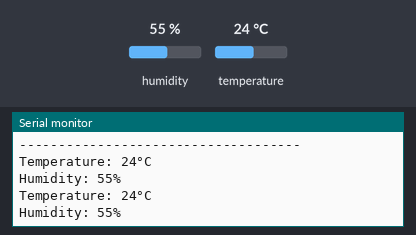
Bench run of a sketch on a simulated Arduino Zero (SAMD21). Parts: the last lines printed to the serial monitor. The test bench sets the inputs (shaded band); at power-on: humidity 55 %, temperature 24 °C.

Above: at 5.8 s.
5.9 s: humidity set to 22 %
At 8.3 s:
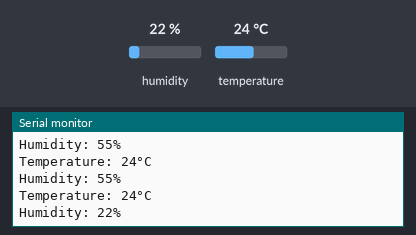
10.1 s: temperature set to 12 °C
At 12.0 s:
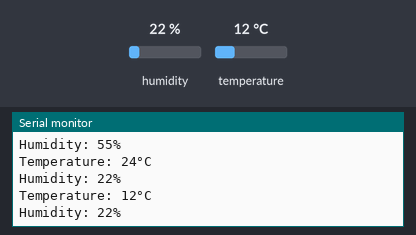
14.3 s: humidity set to 40 %
At 18.1 s:
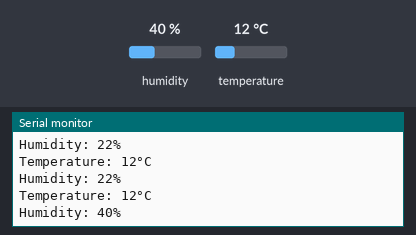
Timing chart, 0 to 19.6 s (numbered marks = the images above; inputs shaded):
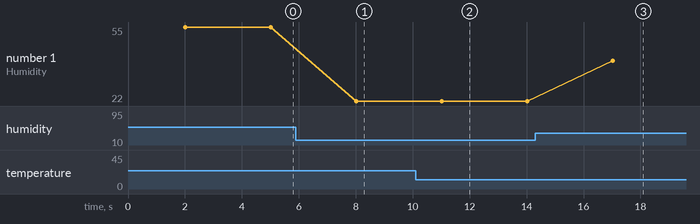

The sketch:

send_DHT11.ino
```cpp
#include <SPI.h>
#include <mcp_can.h>
#include <Adafruit_Sensor.h>
#include <DHT.h>
#include <DHT_U.h>


#define SPI_CS_PIN 9
#define DHTPIN    7     // pin sensore DHT sensor
#define DHTTYPE    DHT11     // DHT 11
DHT_Unified dht(DHTPIN, DHTTYPE);
uint32_t delayMS;


/*SAMD core*/
#ifdef ARDUINO_SAMD_VARIANT_COMPLIANCE
  #define SERIAL SerialUSB
#else
  #define SERIAL Serial
#endif

unsigned char stmp[8] = {0x00, 0x00, 0x00, 0x00, 0x00, 0x00, 0x00, 0x00};
unsigned char *p;
int umidita, temp;
MCP_CAN CAN(SPI_CS_PIN);

/*
     * On the Arduino Uno (and other ATmega based boards) an int stores a 16-bit (2-byte) value.
     * This yields a range of -32,768 to 32,767 (minimum value of -2^15 and a maximum value of (2^15) - 1).
     *
     * arduino is Little Endian
*/
void erasePayload(){
  stmp[0]=0x00;
  stmp[1]=0x00;
  stmp[2]=0x00;
  stmp[3]=0x00;
  stmp[4]=0x00;
  stmp[5]=0x00;
  stmp[6]=0x00;
  stmp[7]=0x00;
}


void createTempPayload(){
    p=(unsigned char *)&temp;
    stmp[2]=p[1];
    stmp[3]=p[0];
}

void createUmidityPayload(){
    p=(unsigned char *)&umidita;
    stmp[0]=p[1];
    stmp[1]=p[0];
}


void setup()
{


    Serial.begin(115200);

    while (CAN_OK != CAN.begin(CAN_500KBPS))
    {
        Serial.println("CAN BUS init Failed");
        delay(100);
    }
    Serial.println("CAN BUS Shield Init OK!");

    // Initialize device.
    dht.begin();
    Serial.println(F("DHTxx Unified Sensor Example"));
    // Print temperature sensor details.
    sensor_t sensor;
    dht.temperature().getSensor(&sensor);
    Serial.println(F("------------------------------------"));
    Serial.println(F("Temperature Sensor"));
    Serial.print  (F("Sensor Type: ")); Serial.println(sensor.name);
    Serial.print  (F("Driver Ver:  ")); Serial.println(sensor.version);
    Serial.print  (F("Unique ID:   ")); Serial.println(sensor.sensor_id);
    Serial.print  (F("Max Value:   ")); Serial.print(sensor.max_value); Serial.println(F("°C"));
    Serial.print  (F("Min Value:   ")); Serial.print(sensor.min_value); Serial.println(F("°C"));
    Serial.print  (F("Resolution:  ")); Serial.print(sensor.resolution); Serial.println(F("°C"));
    Serial.println(F("------------------------------------"));
    // Print humidity sensor details.
    dht.humidity().getSensor(&sensor);
    Serial.println(F("Humidity Sensor"));
    Serial.print  (F("Sensor Type: ")); Serial.println(sensor.name);
    Serial.print  (F("Driver Ver:  ")); Serial.println(sensor.version);
    Serial.print  (F("Unique ID:   ")); Serial.println(sensor.sensor_id);
    Serial.print  (F("Max Value:   ")); Serial.print(sensor.max_value); Serial.println(F("%"));
    Serial.print  (F("Min Value:   ")); Serial.print(sensor.min_value); Serial.println(F("%"));
    Serial.print  (F("Resolution:  ")); Serial.print(sensor.resolution); Serial.println(F("%"));
    Serial.println(F("------------------------------------"));
    // Set delay between sensor readings based on sensor details.
    delayMS = sensor.min_delay / 1000;
}


void loop()
{

  delay(delayMS);
  // Get temperature event and print its value.
  sensors_event_t event;
  dht.temperature().getEvent(&event);
  if (isnan(event.temperature)) {
    Serial.println(F("Error reading temperature!"));
    temp=0;
  }
  else {
    Serial.print(F("Temperature: "));
    temp=event.temperature;
    Serial.print(temp);
    Serial.println(F("°C"));
  }
  // Get humidity event and print its value.
  dht.humidity().getEvent(&event);
  if (isnan(event.relative_humidity)) {
    Serial.println(F("Error reading humidity!"));
    umidita = 0;

  }
  else {
    Serial.print(F("Humidity: "));
    umidita = event.relative_humidity;
    Serial.print(umidita);
    Serial.println(F("%"));
  }
  createTempPayload();
  createUmidityPayload();
  CAN.sendMsgBuf(0x43, 0, 8, stmp);
  delay(1000);
  erasePayload();

}
```

Measured:
- after the input at 5.9 s, the serial monitor: prints a new line after 2.1 s (image 1)
- after the input at 10.1 s, the serial monitor: prints a new line after 0.92 s (image 2)
- after the input at 14.3 s, the serial monitor: prints a new line after 2.7 s (image 3)
- plotted number 1: 55 → 22 after the input at 5.9 s, 22 → 40 after the input at 14.3 s
